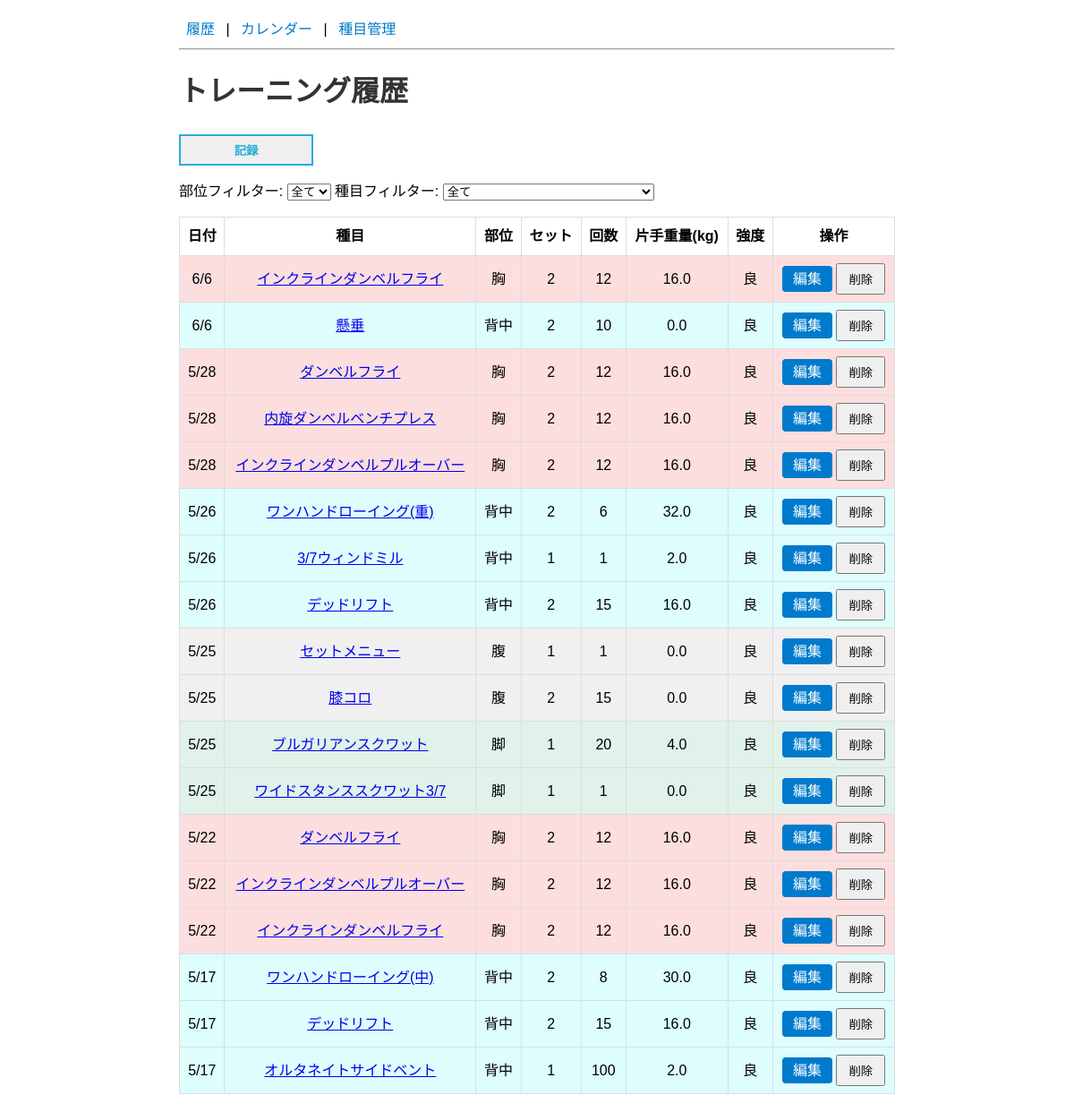
The page / on the database its author committed.
### tables this page shows
CREATE TABLE workouts (
           id INTEGER PRIMARY KEY,
           exercise_id INTEGER NOT NULL,
           date TEXT NOT NULL,
           sets INTEGER NOT NULL,
           reps INTEGER NOT NULL,
           weight REAL NOT NULL, intensity TEXT, note TEXT,
           FOREIGN KEY(exercise_id) REFERENCES exercises(id)
       );

CREATE TABLE exercises (
           id INTEGER PRIMARY KEY,
           name TEXT NOT NULL,
           muscle_group TEXT NOT NULL
       , memo TEXT, video_url TEXT, default_sets INTEGER, default_reps INTEGER, default_weight REAL);

### app.py (the view)
@app.route('/')
def index():
    conn = get_db_connection()
    workouts = conn.execute('''
        SELECT w.id, w.date, e.name AS exercise, e.muscle_group, w.sets, w.reps, w.weight, w.intensity
        FROM workouts w
        JOIN exercises e ON w.exercise_id = e.id
        ORDER BY w.date DESC
    ''').fetchall()
    exercises = conn.execute('SELECT name FROM exercises ORDER BY name ASC').fetchall()
    conn.close()
    workout_list = [dict(w) for w in workouts]
    for w in workout_list:
        try:
            dt = datetime.strptime(w['date'], '%Y-%m-%d')
            if sys.platform.startswith('win'):
                w['date_short'] = dt.strftime('%#m/%#d')
            else:
                w['date_short'] = dt.strftime('%-m/%-d')
        except Exception:
            w['date_short'] = w['date']
    return render_template('index.html', workouts=workout_list, exercises=exercises)

### app.py (called while the page is built)
def get_db_connection():
    conn = sqlite3.connect(DB_PATH)
    conn.row_factory = sqlite3.Row  # 行を辞書のように扱えるよう設定
    return conn

### templates/index.html (shortened to what this page needs)
{% extends 'base.html' %}
{% block content %}
<h1>トレーニング履歴</h1>
<button type="button" class="record" id="openLogModal">記録</button>
<label for="muscleFilter">部位フィルター:</label>
<select id="muscleFilter">
  <option value="">全て</option>
</select>
<label for="exerciseFilter">種目フィルター:</label>
<select id="exerciseFilter">
  <option value="">全て</option>
</select>
{% if workouts %}
<table id="workoutTable">
  <thead>
    <tr>
      <th>日付</th>
      <th>種目</th>
      <th>部位</th>
      <th>セット</th>
      <th>回数</th>
      <th>片手重量(kg)</th>
      <th>強度</th>
      <th>操作</th>
    </tr>
  </thead>
  <tbody>
    {% for w in workouts %}
    <tr
      class="data-row {% if w.muscle_group == '胸' %}bg-chest{% elif w.muscle_group == '背中' %}bg-back{% elif w.muscle_group == '脚' %}bg-legs{% elif w.muscle_group == '肩' %}bg-shoulders{% elif w.muscle_group == '腕' %}bg-arms{% elif w.muscle_group == '腹' %}bg-core{% else %}bg-default{% endif %}"
      data-muscle="{{ w.muscle_group }}" data-exercise="{{ w.exercise }}">
      <td>{{ w.date_short }}</td>
      <td><a href="#" class="exercise-filter-link">{{ w.exercise }}</a></td>
      <td>{{ w.muscle_group }}</td>
      <td>{{ w.sets }}</td>
      <td>{{ w.reps }}</td>
      <td>{{ w.weight }}</td>
      <td>{{ w.intensity }}</td>
      <td>
        <a href="#" class="button-link edit-workout" data-id="{{ w.id }}">編集</a>
        <form method="post" action="{{ url_for('delete_workout', wid=w.id) }}" style="display:inline">
          <button type="submit" onclick="return confirm('本当にこのログを削除しますか？')">削除</button>
        </form>
      </td>
    </tr>
    {% endfor %}
  </tbody>
</table>
{% else %}
<p>まだログがありません。記録ボタンから追加しましょう。</p>
{% endif %}
{% endblock %}

### static/style.css (style rules this page uses)
body { font-family: Arial, sans-serif; max-width: 800px; margin: 20px auto; line-height: 1.6; }
table { width: 100%; border-collapse: collapse; margin-top: 16px; }
th, td { border: 1px solid #ddd; padding: 8px; text-align: center; }
h1, h2 { color: #333; }
button { padding: 6px 12px; cursor: pointer; }
.record { display: flexbox; text-align: center; text-decoration: none; width: 150px; margin: auto; padding: 6px 12px; font-weight: bold; border: 2px solid #27acd9; color: #27acd9; transition: 0.3s; }
.button-link { padding: 6px 12px; background-color: #007acc; color: #fff; text-decoration: none; border-radius: 4px; }
.bg-chest { background-color: #fddede; }
.bg-back { background-color: #defdfd; }
.bg-legs { background-color: #e0f2e9; }
.bg-core { background-color: #f0f0f0; }

### rows shown on the page
workouts: date_short "6/6", exercise "インクラインダンベルフライ", muscle_group "胸", sets "2", reps "12", weight "16.0", intensity "良"
workouts: date_short "6/6", exercise "懸垂", muscle_group "背中", sets "2", reps "10", weight "0.0", intensity "良"
workouts: date_short "5/28", exercise "ダンベルフライ", muscle_group "胸", sets "2", reps "12", weight "16.0", intensity "良"
workouts: date_short "5/28", exercise "内旋ダンベルベンチプレス", muscle_group "胸", sets "2", reps "12", weight "16.0", intensity "良"
workouts: date_short "5/28", exercise "インクラインダンベルプルオーバー", muscle_group "胸", sets "2", reps "12", weight "16.0", intensity "良"
workouts: date_short "5/26", exercise "ワンハンドローイング(重)", muscle_group "背中", sets "2", reps "6", weight "32.0", intensity "良"
workouts: date_short "5/26", exercise "3/7ウィンドミル", muscle_group "背中", sets "1", reps "1", weight "2.0", intensity "良"
workouts: date_short "5/26", exercise "デッドリフト", muscle_group "背中", sets "2", reps "15", weight "16.0", intensity "良"
workouts: date_short "5/25", exercise "セットメニュー", muscle_group "腹", sets "1", reps "1", weight "0.0", intensity "良"
workouts: date_short "5/25", exercise "膝コロ", muscle_group "腹", sets "2", reps "15", weight "0.0", intensity "良"
workouts: date_short "5/25", exercise "ブルガリアンスクワット", muscle_group "脚", sets "1", reps "20", weight "4.0", intensity "良"
workouts: date_short "5/25", exercise "ワイドスタンススクワット3/7", muscle_group "脚", sets "1", reps "1", weight "0.0", intensity "良"
workouts: date_short "5/22", exercise "ダンベルフライ", muscle_group "胸", sets "2", reps "12", weight "16.0", intensity "良"
workouts: date_short "5/22", exercise "インクラインダンベルプルオーバー", muscle_group "胸", sets "2", reps "12", weight "16.0", intensity "良"
workouts: date_short "5/22", exercise "インクラインダンベルフライ", muscle_group "胸", sets "2", reps "12", weight "16.0", intensity "良"
workouts: date_short "5/17", exercise "ワンハンドローイング(中)", muscle_group "背中", sets "2", reps "8", weight "30.0", intensity "良"
workouts: date_short "5/17", exercise "デッドリフト", muscle_group "背中", sets "2", reps "15", weight "16.0", intensity "良"
workouts: date_short "5/17", exercise "オルタネイトサイドベント", muscle_group "背中", sets "1", reps "100", weight "2.0", intensity "良"
